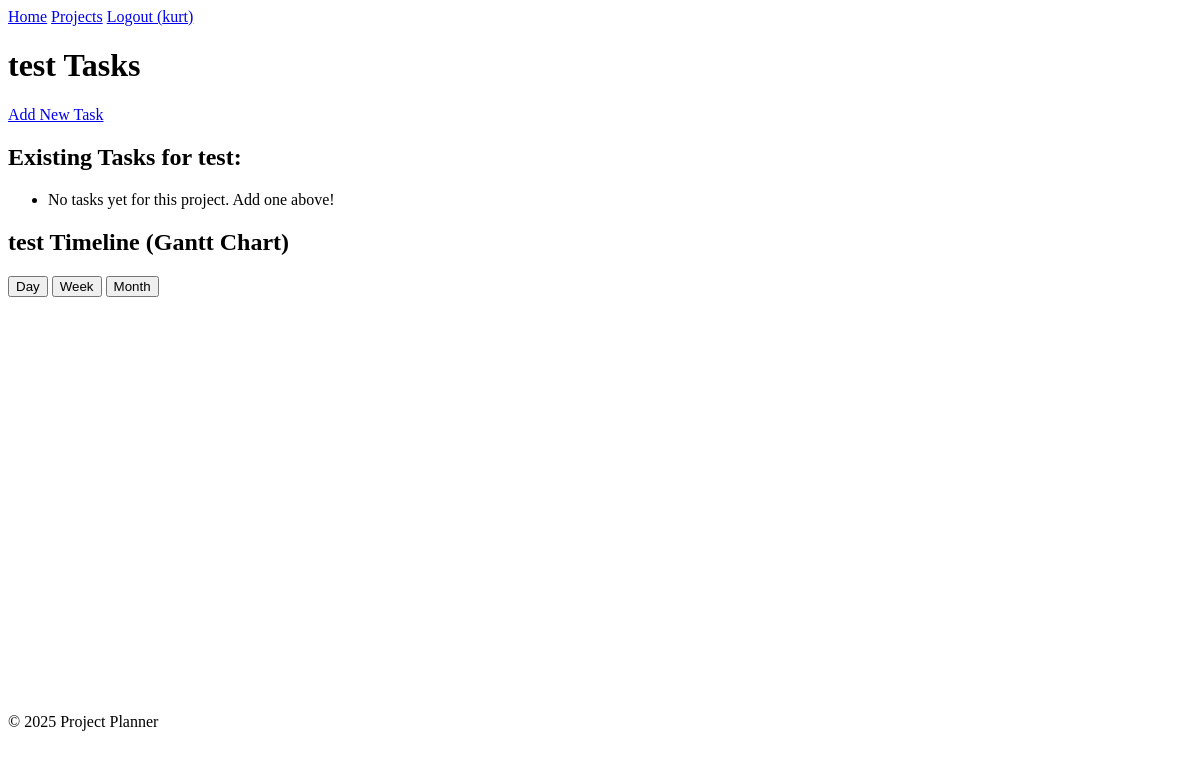
Before: /projects/3 (signed in) with the older database file.
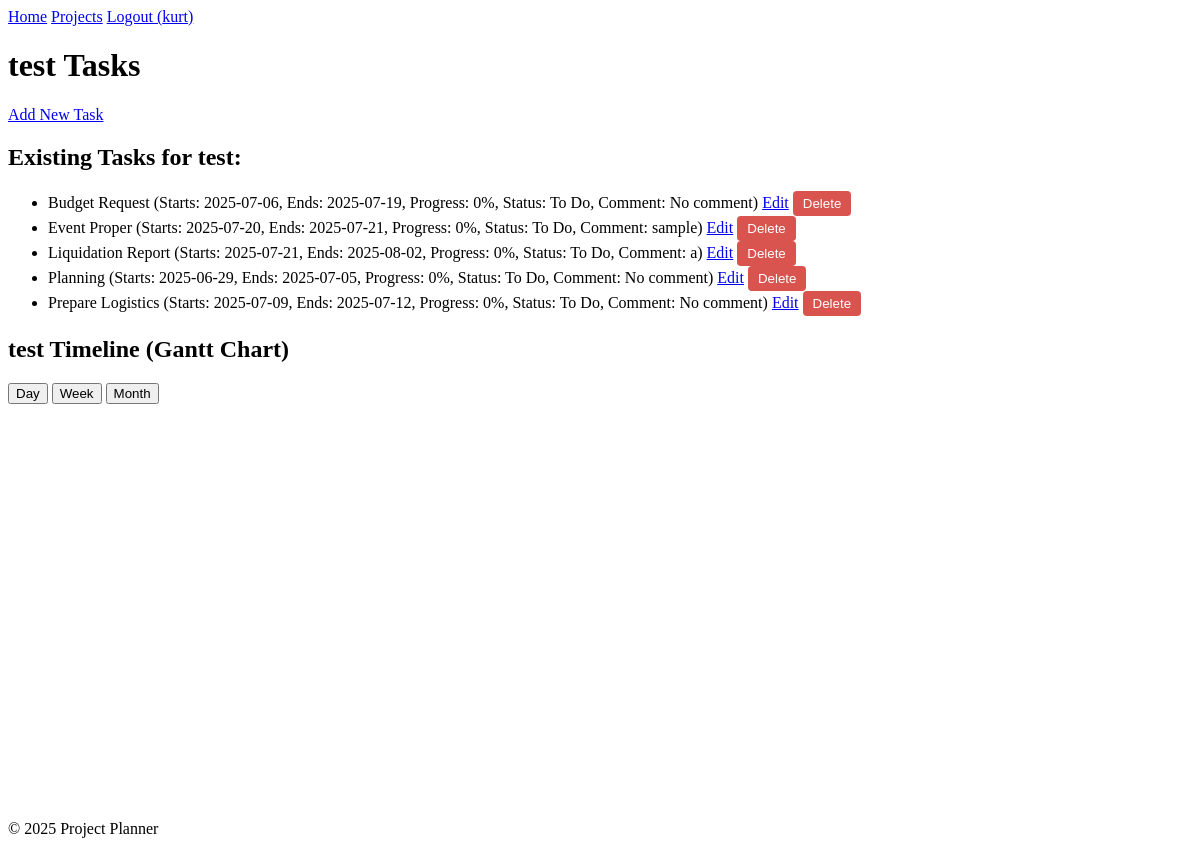
After: the same page with the newer database file.
### app/models.py (models this page shows, shortened)
class User(db.Model, UserMixin):
    id = db.Column(db.Integer, primary_key=True)
    username = db.Column(db.String(80), unique=True, nullable=False)
    password_hash = db.Column(db.String(128), nullable=False, default='')  # Default empty string, set by set_password
    projects = db.relationship('Project', backref='user', lazy=True, cascade="all, delete-orphan")
    def set_password(self, password):
        self.password_hash = generate_password_hash(password)

class Project(db.Model):
    id = db.Column(db.Integer, primary_key=True)
    name = db.Column(db.String(120), nullable=False)
    description = db.Column(db.Text, nullable=True)  # Optional: for project details
    user_id = db.Column(db.Integer, db.ForeignKey('user.id'), nullable=False)
    tasks = db.relationship('Task', backref='project', lazy=True, cascade="all, delete-orphan")

class Task(db.Model):
    id = db.Column(db.Integer, primary_key=True)
    name = db.Column(db.String(120), nullable=False)
    start_date = db.Column(db.Date, nullable=True)
    end_date = db.Column(db.Date, nullable=True)
    progress = db.Column(db.Integer, default=0, nullable=False)
    status = db.Column(db.String(50), default='To Do', nullable=False)
    dependencies = db.Column(db.String(255), nullable=True)
    comment = db.Column(db.Text, nullable=True)
    project_id = db.Column(db.Integer, db.ForeignKey('project.id'), nullable=False)
    user_id = db.Column(db.Integer, db.ForeignKey('user.id'), nullable=False)

### app/routes.py (the view)
@bp.route('/projects/<int:project_id>')
@login_required
def view_project(project_id):
    project = Project.query.filter_by(id=project_id, user=current_user).first_or_404()
    project_tasks = Task.query.filter_by(project=project).order_by(Task.name).all()
    gantt_tasks_data = []
    task_name_to_id = {task.name.strip(): str(task.id) for task in project_tasks}  # Strip whitespace
    print("Task name to ID mapping:", task_name_to_id)  # Debug mapping
    for task in project_tasks:
        start_date_formatted = task.start_date.strftime('%Y-%m-%d') if task.start_date else ''
        end_date_formatted = task.end_date.strftime('%Y-%m-%d') if task.end_date else ''
        if start_date_formatted and end_date_formatted:
            custom_class = 'bar-blue'
            if task.status == 'Completed':
                custom_class = 'bar-green'
            elif task.status == 'In Progress':
                custom_class = 'bar-yellow'
            elif task.status == 'Blocked':
                custom_class = 'bar-red'
            gantt_task_item = {
                'id': str(task.id),
                'name': task.name,
                'start': start_date_formatted,
                'end': end_date_formatted,
                'progress': task.progress,
                'custom_class': custom_class,
                'comment': task.comment if task.comment else 'No comment',
            }
            print(f"Task {task.id} raw dependency (name): {task.dependencies}")  # Debug raw value
            if task.dependencies and task.dependencies != 'None':
                dep_id = task_name_to_id.get(task.dependencies.strip())
                print(f"Converted dependency for task {task.id}: {dep_id}")  # Debug conversion
                if dep_id:
                    gantt_task_item['dependencies'] = str(dep_id)  # Ensure string format
            gantt_tasks_data.append(gantt_task_item)
    gantt_tasks_data.sort(key=lambda x: datetime.strptime(x['start'], '%Y-%m-%d'))
    gantt_tasks_json = json.dumps(gantt_tasks_data)
    print("Gantt tasks JSON:", gantt_tasks_json)  # Debug final JSON
    return render_template('tasks.html', project=project, tasks=project_tasks, gantt_tasks_json=gantt_tasks_json)

### app/templates/tasks.html (shortened to what this page needs)
<!DOCTYPE html>
<html lang="en">
<head>
    <link rel="stylesheet" href="{{ url_for('static', filename='css/frappe-gantt.css') }}">
    <link rel="stylesheet" href="{{ url_for('static', filename='css/style.css') }}">
</head>
<body>
    <header>
        <nav>
            <a href="{{ url_for('main.index') }}">Home</a>
            <a href="{{ url_for('main.projects') }}">Projects</a>
            {% if current_user.is_authenticated %}
                <a href="{{ url_for('main.logout') }}">Logout ({{ current_user.username }})</a>
            {% else %}
                <a href="{{ url_for('main.register') }}">Register</a>
                <a href="{{ url_for('main.login') }}">Login</a>
            {% endif %}
        </nav>
    </header>
    <h1>{{ project.name }} Tasks</h1>
    <a href="{{ url_for('main.add_task_to_project', project_id=project.id) }}">Add New Task</a>
    <h2>Existing Tasks for {{ project.name }}:</h2>
    <ul id="task-list">
        {% if tasks %}
        {% for task in tasks %}
            <li id="task-{{ task.id }}">
                {{ task.name }}
                (Starts: {{ task.start_date.strftime('%Y-%m-%d') if task.start_date else 'N/A' }},
                Ends: {{ task.end_date.strftime('%Y-%m-%d') if task.end_date else 'N/A' }},
                Progress: {{ task.progress }}%,
                Status: {{ task.status }},
                Comment: {{ task.comment if task.comment else 'No comment' }})
                <a href="{{ url_for('main.edit_task', task_id=task.id) }}">Edit</a>
                <form action="{{ url_for('main.delete_task', task_id=task.id) }}" method="POST" style="display:inline;" class="delete-task-form">
                    <button type="submit" class="delete-task-btn" data-task-id="{{ task.id }}">Delete</button>
                </form>
            </li>
        {% endfor %}
        {% else %}
            <li>No tasks yet for this project. Add one above!</li>
        {% endif %}
    </ul>
    <h2>{{ project.name }} Timeline (Gantt Chart)</h2>
    <div>
        <button class="view-mode" data-mode="Day">Day</button>
        <button class="view-mode" data-mode="Week" data-selected="true">Week</button>
        <button class="view-mode" data-mode="Month">Month</button>
    </div>
    <div id="gantt-chart" style="width: 100%; height: 400px;" data-update-comment-url="{{ url_for('main.update_comment', project_id=project.id, task_id=0) }}"></div>
    <footer>
        <p>© 2025 Project Planner</p>
    </footer>
</body>
</html>

### app/static/css/style.css (style rules this page uses)
.delete-task-btn { background-color: #d9534f; color: white; border: none; padding: 5px 10px; border-radius: 4px; cursor: pointer; }

Changed rows visible on the page:
added Task: name "Budget Request", start_date "2025-07-06", end_date "2025-07-19", progress "0", status "To Do", comment "No comment"
added Task: name "Event Proper", start_date "2025-07-20", end_date "2025-07-21", progress "0", status "To Do", comment "sample"
added Task: name "Liquidation Report", start_date "2025-07-21", end_date "2025-08-02", progress "0", status "To Do", comment "a"
added Task: name "Planning", start_date "2025-06-29", end_date "2025-07-05", progress "0", status "To Do", comment "No comment"
added Task: name "Prepare Logistics", start_date "2025-07-09", end_date "2025-07-12", progress "0", status "To Do", comment "No comment"
Other visible differences:
text no longer shown: "No tasks yet for this project. Add one above!"
